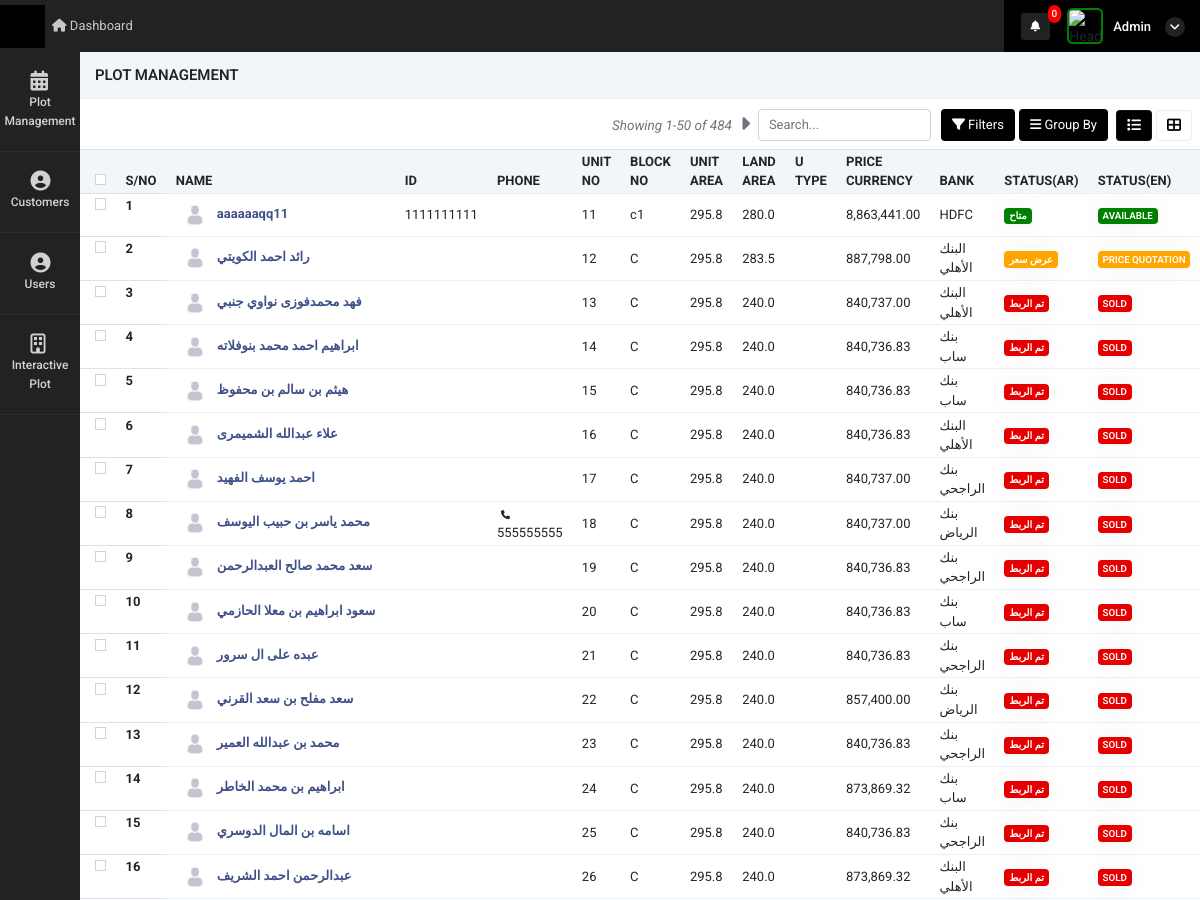
Page /property_management (signed in, upper part) on the earlier database version.
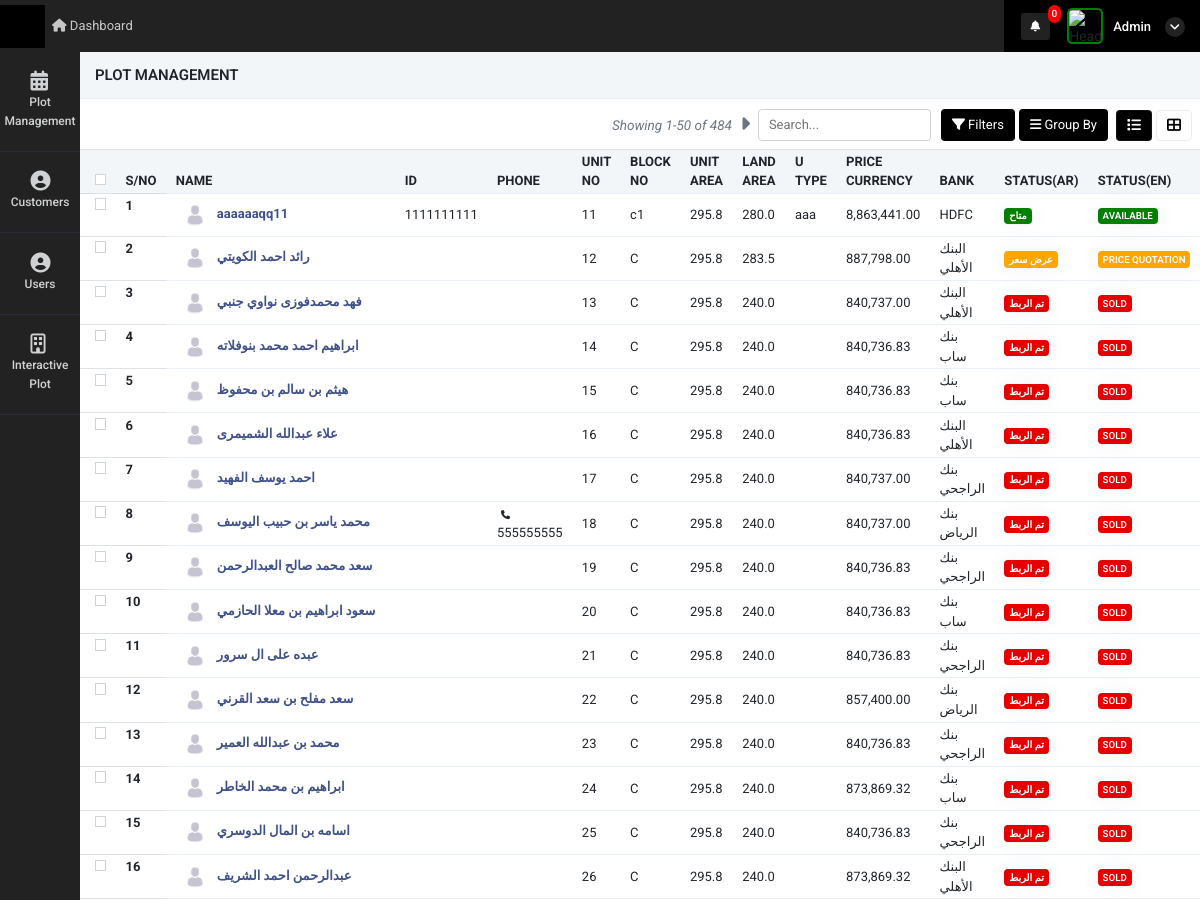
Same page on the later database version.
### super_admin/models.py (models this page shows, shortened)
class intractive_map(models.Model):
    Name = models.CharField(max_length=255, null=True)
    customer_id_mapping = models.ForeignKey('super_admin.Customer_details',on_delete=models.SET_NULL,related_name="intractive_map_customer_id", null=True)
    customer_id = models.CharField(max_length=255,null=True)
    Phoneno = models.CharField(max_length=255, null=True)
    UnitNo = models.IntegerField(null=True)
    UnitNo_primary = models.IntegerField(null=True)
    BlockNo = models.CharField(max_length=255, null=True)
    UnitArea = models.FloatField(max_length=255, null=True)
    LandArea = models.FloatField(max_length=255, null=True)
    UType = models.CharField(max_length=255, null=True)
    Price = models.FloatField(blank=True, null=True)
    Bank = models.CharField(max_length=255,null=True)
    Status = models.CharField(max_length=255,null=True)
    dt = models.DateField(auto_now_add=True)
    tm = models.TimeField(auto_now_add=True)
    current_status = models.CharField(max_length=255,null=True)
    attached_file = models.FileField(upload_to="property_image",null=True)
    currency = models.CharField(max_length=255,null=True,default="SAR")
    Price_currency = models.CharField(max_length=255,null=True)
    bank_relation_id = models.ForeignKey(Bank_details,on_delete=models.CASCADE,related_name="intractive_map_Bank_details_id", null=True)

### super_admin/views.py (the view)
# urls.py: path('property_management',views.property_management,name='property_management'),
def property_management(request):
    page_obj = ""
    page_number = request.GET.get("page")
    data = intractive_map.objects.all()
    checked_list = list(data.values_list('id',flat=True))
    data_str = str(checked_list)
    data_paginator = Paginator(data,50)
    try:
        page_obj = data_paginator.get_page(page_number)
    except PageNotAnInteger:
        page_obj = data_paginator.page(1)
    context = {
        "data":data,
        'page_obj': page_obj,
        'checked_list':checked_list
    }
    return render(request,'super_admin/property_management.html',context)

### super_admin/templatetags/checkbox_result.py (called while the page is built)
@register.filter(name='get_currency_format')
def get_currency_format(value,args):
    ds1 =  '{:20,.2f}'.format(args)
    return ds1

### super_admin/templatetags/notification.py (called while the page is built, shortened)
@register.filter(name='get_notifications')
def get_notifications(value,args):
    user_dat = User.objects.get(id=value.id)
    st = user_dat.is_superuser
    data_count = ''
    if st == True:
        data_count = user_request_plot.objects.filter(read_status=0).count()
    return data_count

@register.filter(name='get_loginUsernameImage')
def get_loginUsernameImage(value,args):
    user_dat = User.objects.get(id=value.id)
    st = user_dat.is_superuser
    image_url = ''
    if st == True:
        image_url = 'http://10.10.10.119:8000/static/adminicon.jpg'
    else:
        user_data = user_Details.objects.get(auth_user=value.id)
        if user_data.atatchment == '':
            image_url = 'http://10.10.10.119:8000/static/adminicon.jpg'
        else:
            image_url ='../media/'+str(user_data.atatchment)
    return image_url

@register.filter(name='get_nav_permission')
def get_nav_permission(value,args):
    user_dat = User.objects.get(id=value.id)
    st = user_dat.is_superuser
    if st == True:
        return True

### super_admin/templates/super_admin/property_management.html (shortened to what the changed rows need)
{% extends "super_admin/base10.html" %}
{% load static %}
{% block content %}
{% load checkbox_result %}
<div class="content">
    <div class="container-fluid px-0">
        <div class="row">
            <div class="col-md-12 contnt append_groupby_result append_filterfunctn_result" id="append_datas_property">
                <div id="append_property_groupby">
                <div class="tab-content">
                    <div class="tab-pane active" id="ho" role="tabpanel">
                        <div class="table-responsive mb-1  mt-2">
                            <table class="table table-nowrap align-middle append_pro2"
                                id="orderTable">
                                <thead class="table-light">
                                    <tr class="text-uppercase">
                                        <th scope="col" style="width: 25px;">
                                            <div class="checkall">
                                                <input class="form-check-input checkField check-all "
                                                    type="checkbox" id="customcheckbox"  onclick="check()"
                                                    data-checkall-trigger="group1">
                                            </div>
                                        </th>
                                        <th>S/No</th>
                                        <th class="sort" style="width:300px;"
                                            data-sort="customer_name">
                                            Name</th>
                                        <th>ID</th>
                                        <th class="sort"  data-sort="date">Phone</th>
                                        <th class="sort" data-sort="date">Unit No</th>
                                        <th class="sort" data-sort="company">
                                            Block No
                                        </th>
                                        <th class="sort" data-sort="company">
                                            Unit Area
                                        </th>
                                        <th class="sort" data-sort="company">
                                            Land Area
                                        </th>
                                        <th class="sort" data-sort="company">
                                            U Type
                                        </th>
                                        <th class="sort" data-sort="company">
                                           Price currency
                                        </th>
                                        <th>
                                            Bank
                                        </th>
                                        <th class="sort" data-sort="status">
                                            Status(Ar)</th>
                                        <th class="sort" data-sort="status">
                                            Status(En)</th>
                                    </tr>
                                </thead>
                                        <tbody class="list form-check-all append_search_result">
                                            {% for i in page_obj.object_list %}
                                            <tr >
                                                    <th scope="row">
                                                        <input
                                                            class="form-check-input checkField messageCheckbox"
                                                            type="checkbox" value="{{i.id}}"
                                                            data-checkall-group="group1"
                                                            onclick="check_action({{i.id}})" id="check_btn{{i.id}}">
                                                    </th>
                                                    <th>
                                                        {{forloop.counter}}
                                                    </th>
                                        <td class="fw-medium link-primary" class="id" onclick="window.location='property_update?id={{i.id}}'">
                                            {% if i.Name == None %}
                                            {% elif i.Name == '' %}
                                            {%else%}
                                            {% if i.customer_id_mapping.profile_pic == '' or i.customer_id_mapping.profile_pic == None %}
                                            <img style="width:30px;    border-radius: 50%;" src="{% static 'adminicon.jpg' %}" class="m-1"/>
                                            {% else %}
                                            <img style="width:30px;    border-radius: 50%;" src="./media/{{i.customer_id_mapping.profile_pic}}" class="m-1"/>
                                                {% endif %}
                                                {%endif%}
                                            <a style="cursor: pointer;"  class="fw-medium link-primary">
                                                {% if i.Name == None %}
                                                {% else %}
                                            <span style="color: #405189;
                                            font-weight: bold;" > {{i.Name}}</span>
                                                {% endif %}
                                            </a>
                                        </td>
                                        <td>
                                           {% if i.customer_id == None %}
                                           {% else %}
                                           {{i.customer_id}}
                                           {% endif %}
                                        </td>
                                        <td class="customer_name" >
                                        </td>
                                        <td  class="product_name">{{i.UnitNo}}</td>
                                        <td  class="date">{{i.BlockNo}}</td>
                                        <td  class="date">{{i.UnitArea}}</td>
                                        <td  class="company">{{i.LandArea}}</td>
                                        <td >
                                            {% if i.UType == None %}
                                            {% else %}
                                            {{i.UType}}
                                            {% endif %}
                                        </td>
                                        <td>
                                            {{ request.user|get_currency_format:i.Price }}
                                        </td>
                                        <td>
                                            {{i.Bank}}
                                        </td>
                                        <td>
                                            {% if i.current_status == "0" %}
                                            <span
                                                class="badge badge-soft-success text-uppercase" style="    color: #fff;
                                                background-color: #008000;">{{i.Status}}</span>
                                            {% elif i.current_status == "1" %}
                                            <span
                                            class="badge badge-soft-success text-uppercase" style="    color: #fff;
                                                background-color: orange;">{{i.Status}}</span>
                                            {% elif i.current_status == "2" %}
                                            <span
                                            class="badge badge-soft-success text-uppercase" style="    color: #fff;
                                                    background-color: #e40000;">{{i.Status}}</span>
                                                    {% elif i.current_status == "3" %}
                                                    <span
                                                    class="badge badge-soft-success text-uppercase" style="    color: #fff;
                                                            background-color: gray;">{{i.Status}}</span>
                                                {% endif %}
                                        </td>
                                        <td class="status">
                                            {% if i.current_status == "0" %}
                                            <span
                                                class="badge badge-soft-success text-uppercase" style="    color: #fff;
                                                background-color: #008000;">Available</span>
                                            {% elif i.current_status == "1" %}
                                            <span
                                            class="badge badge-soft-success text-uppercase" style="    color: #fff;
                                                background-color: orange;">Price Quotation</span>
                                            {% elif i.current_status == "2" %}
                                            <span
                                            class="badge badge-soft-success text-uppercase" style="    color: #fff;
                                                    background-color: #e40000;">Sold</span>
                                                    {% elif i.current_status == "3" %}
                                                    <span
                                                    class="badge badge-soft-success text-uppercase" style="    color: #fff;
                                                            background-color: gray;">Cancelled</span>
                                                {% endif %}
                                        </td>
                                            </tr>
                                    {% endfor %}
                                </tbody>
                            </table>
                        </div>
                    </div>
                </div>
                </div>
                <br>
                <br>
            </div>
        </div>
    </div>
</div>
{% endblock %}

Differences in the rows shown:
changed intractive_map "aaaaaaqq11": UType (not shown) → "aaa"
